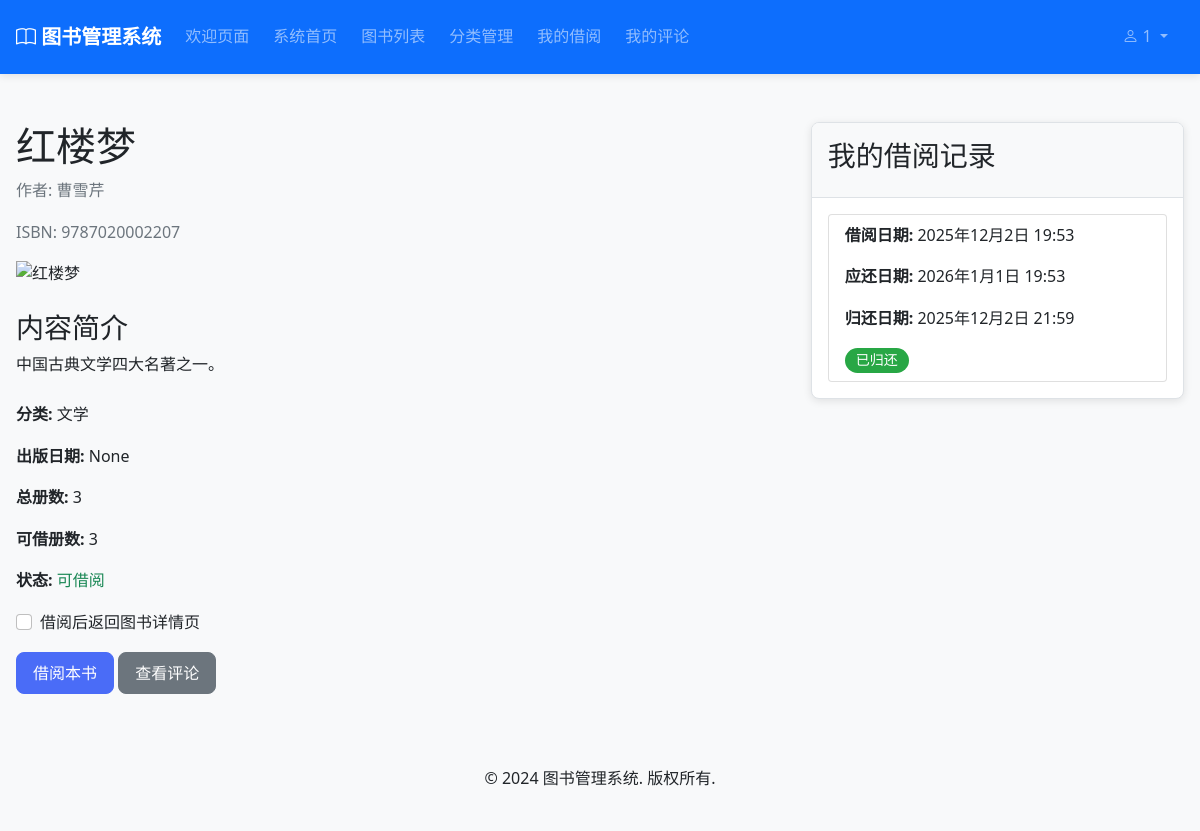
Before: /books/3/ (signed in) with the older database file.
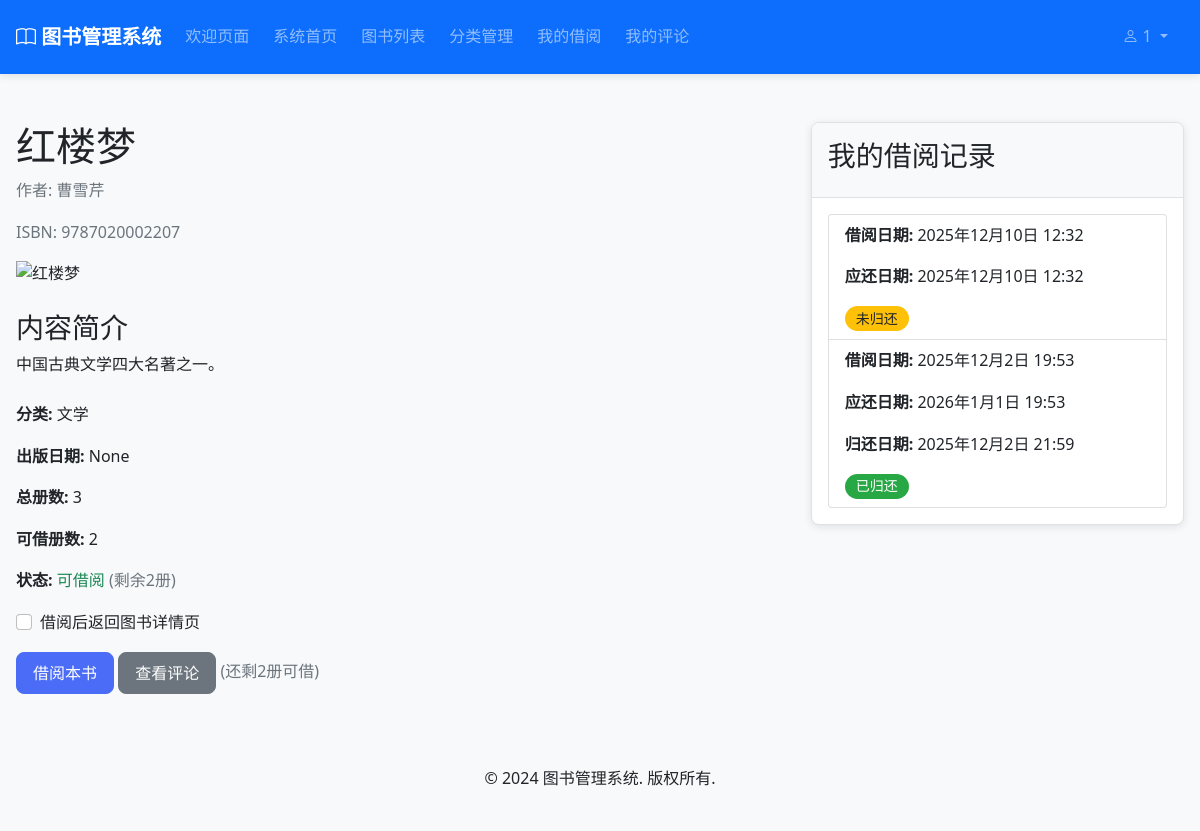
After: the same page with the newer database file.
### books/models.py (models this page shows, shortened)
class Book(models.Model):
    STATUS_CHOICES = [
        ('available', '可借阅'),
        ('borrowed', '已借出'),
        ('maintenance', '维护中'),
        ('lost', '丢失'),
    ]
    title = models.CharField(max_length=200, verbose_name='书名')
    author = models.CharField(max_length=100, verbose_name='作者')
    isbn = models.CharField(max_length=20, unique=True, verbose_name='ISBN')
    publisher = models.CharField(max_length=100, blank=True, null=True, verbose_name='出版社')
    publication_date = models.DateField(blank=True, null=True, verbose_name='出版日期')
    category = models.ForeignKey(Category, on_delete=models.PROTECT, null=True, blank=True, verbose_name='分类')
    description = models.TextField(blank=True, null=True, verbose_name='描述')
    cover_image = models.ImageField(upload_to='book_covers/', blank=True, null=True, verbose_name='封面图片')
    total_copies = models.PositiveIntegerField(default=1, verbose_name='总册数')
    available_copies = models.PositiveIntegerField(default=1, verbose_name='可借册数')
    location = models.CharField(max_length=50, blank=True, null=True, verbose_name='书架位置')
    status = models.CharField(max_length=20, choices=STATUS_CHOICES, default='available', verbose_name='状态')
    created_at = models.DateTimeField(auto_now_add=True, verbose_name='创建时间')
    updated_at = models.DateTimeField(auto_now=True, verbose_name='更新时间')
    class Meta:
        verbose_name = '图书'
        verbose_name_plural = '图书'
    @property
    def cover_image_url(self):
        if self.cover_image and hasattr(self.cover_image, 'url'):
            try:
                import os
                from django.conf import settings
                image_path = os.path.join(settings.MEDIA_ROOT, self.cover_image.name)
                if os.path.exists(image_path):
                    return self.cover_image.url
            except:
                pass
        return static('images/default-book-cover.png')
    @property
    def is_available(self):
        return self.available_copies > 0 and self.status == 'available'

### borrowing/models.py (models this page shows, shortened)
class BorrowRecord(models.Model):
    STATUS_CHOICES = [
        ('borrowed', '借阅中'),
        ('returned', '已归还'),
        ('overdue', '逾期'),
    ]
    user = models.ForeignKey(User, on_delete=models.CASCADE, verbose_name='借阅用户')
    book = models.ForeignKey(Book, on_delete=models.CASCADE, verbose_name='借阅图书')
    borrow_date = models.DateTimeField(auto_now_add=True, verbose_name='借阅时间')
    due_date = models.DateTimeField(verbose_name='应还时间')
    return_date = models.DateTimeField(null=True, blank=True, verbose_name='归还时间')
    status = models.CharField(max_length=20, choices=STATUS_CHOICES, default='borrowed', verbose_name='状态')
    notes = models.TextField(blank=True, null=True, verbose_name='备注')
    created_at = models.DateTimeField(auto_now_add=True, verbose_name='创建时间')
    updated_at = models.DateTimeField(auto_now=True, verbose_name='更新时间')
    class Meta:
        verbose_name = '借阅记录'
        verbose_name_plural = '借阅记录'
        ordering = ['-borrow_date']

### categories/models.py (models this page shows, shortened)
class Category(models.Model):
    name = models.CharField(max_length=100, unique=True, verbose_name='分类名称')
    description = models.TextField(blank=True, null=True, verbose_name='描述')
    created_at = models.DateTimeField(auto_now_add=True, verbose_name='创建时间')
    updated_at = models.DateTimeField(auto_now=True, verbose_name='更新时间')
    class Meta:
        verbose_name = '图书分类'
        verbose_name_plural = '图书分类'

### books/views.py (the view)
# urls.py: path('<int:book_id>/', views.book_detail, name='book_detail'),
@login_required
def book_detail(request, book_id):
    book = get_object_or_404(Book, id=book_id)
    user_borrow_records = None
    if request.user.is_authenticated:
        from borrowing.models import BorrowRecord
        user_borrow_records = BorrowRecord.objects.filter(
            user=request.user,
            book=book
        ).order_by('-borrow_date')[:5]
    return render(request, 'books/book_detail.html', {
        'book': book,
        'user_borrow_records': user_borrow_records
    })

### accounts/models.py (called while the page is built)
    @property
    def is_admin(self):
        return self.role == 'admin'

### templates/books/book_detail.html (shortened to what the changed rows need)
{% extends 'base.html' %}
{% block content %}
<div class="container mt-5">
    <div class="row">
        <div class="col-md-8">
            <h1>{{ book.title }}</h1>
            <p class="text-muted">作者: {{ book.author }}</p>
            <p class="text-muted">ISBN: {{ book.isbn }}</p>
            {% if book.cover_image_url %}
            <div class="mb-4">
                <img data-src="{{ book.cover_image_url }}" alt="{{ book.title }}" class="img-fluid" style="max-height: 300px; display: none;" loading="lazy">
            </div>
            {% else %}
            <div class="mb-4 bg-light text-center py-4" style="height: 300px; border-radius: 4px;">
                <i class="fas fa-book-open fa-5x text-muted"></i>
            </div>
            {% endif %}
            <div class="mt-4">
                <h3>内容简介</h3>
                <p>{{ book.description }}</p>
            </div>
            <div class="mt-4">
                <p><strong>分类:</strong> {{ book.category.name }}</p>
                <p><strong>出版日期:</strong> {{ book.publication_date }}</p>
                <p><strong>总册数:</strong> {{ book.total_copies }}</p>
                <p><strong>可借册数:</strong> {{ book.available_copies }}</p>
                <p><strong>状态:</strong>
                    {% if book.is_available %}
                    <span class="text-success">可借阅</span>
                    {% if book.available_copies < book.total_copies %}
                    <span class="text-muted ml-2">(剩余{{ book.available_copies }}册)</span>
                    {% endif %}
                    {% else %}
                    <span class="text-danger">已借出</span>
                    {% endif %}
                </p>
                {% if user.is_authenticated %}
                    {% if book.is_available %}
                    <form method="post" action="{% url 'borrowing:borrow_book' book.id %}">
                        <div class="form-check mb-3">
                            <input type="checkbox" class="form-check-input" id="return_to_detail"
                                   name="redirect_to" value="book_detail">
                            <label class="form-check-label" for="return_to_detail">借阅后返回图书详情页</label>
                        </div>
                        <button type="submit" class="btn btn-primary">借阅本书</button>
                        <a href="{% url 'reviews:book_reviews' book.id %}" class="btn btn-secondary ml-2">查看评论</a>
                        {% if book.available_copies < book.total_copies %}
                        <span class="text-muted ml-2">(还剩{{ book.available_copies }}册可借)</span>
                        {% endif %}
                    </form>
                    {% else %}
                    <button class="btn btn-secondary" disabled>当前不可借阅</button>
                    <a href="{% url 'reviews:book_reviews' book.id %}" class="btn btn-secondary ml-2">查看评论</a>
                    {% endif %}
                {% else %}
                <a href="{% url 'accounts:login' %}" class="btn btn-primary">登录后借阅</a>
                <a href="{% url 'reviews:book_reviews' book.id %}" class="btn btn-secondary ml-2">查看评论</a>
                {% endif %}
            </div>
        </div>
        <div class="col-md-4">
            <div class="card">
                <div class="card-body">
                    {% if user_borrow_records %}
                    <ul class="list-group">
                        {% for record in user_borrow_records %}
                        <li class="list-group-item">
                            <p><strong>借阅日期:</strong> {{ record.borrow_date }}</p>
                            <p><strong>应还日期:</strong> {{ record.due_date }}</p>
                            {% if record.return_date %}
                            <p><strong>归还日期:</strong> {{ record.return_date }}</p>
                            <span class="badge badge-success">已归还</span>
                            {% else %}
                            <span class="badge badge-warning">未归还</span>
                            {% endif %}
                        </li>
                        {% endfor %}
                    </ul>
                    {% else %}
                    <p>暂无借阅记录</p>
                    {% endif %}
                </div>
            </div>
        </div>
    </div>
</div>
{% endblock %}

Changed rows visible on the page:
changed Book "红楼梦": available_copies "3" → "2"; available_copies (not shown) → "2"
added BorrowRecord: borrow_date "2025年12月10日 12:32", due_date "2025年12月10日 12:32", shows "未归还"
Other visible differences:
text now shown: "(剩余 册) (还剩 册可借)"
